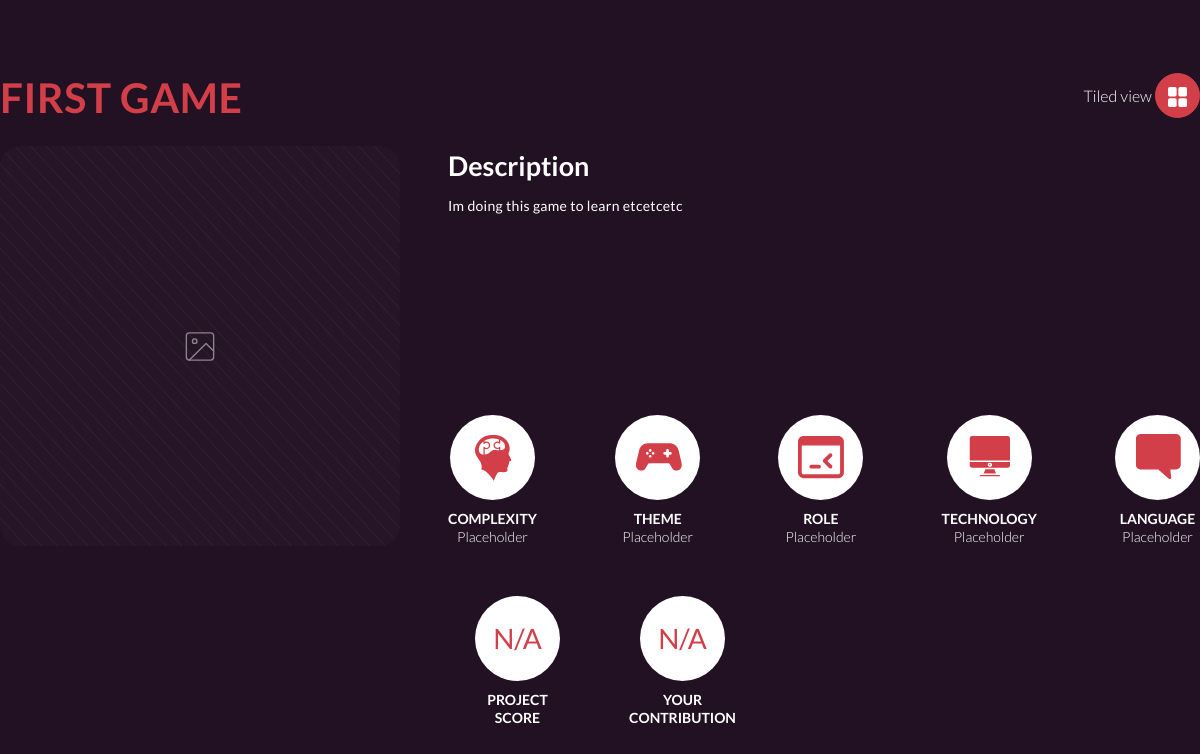
Page /project/1 on the earlier database version.
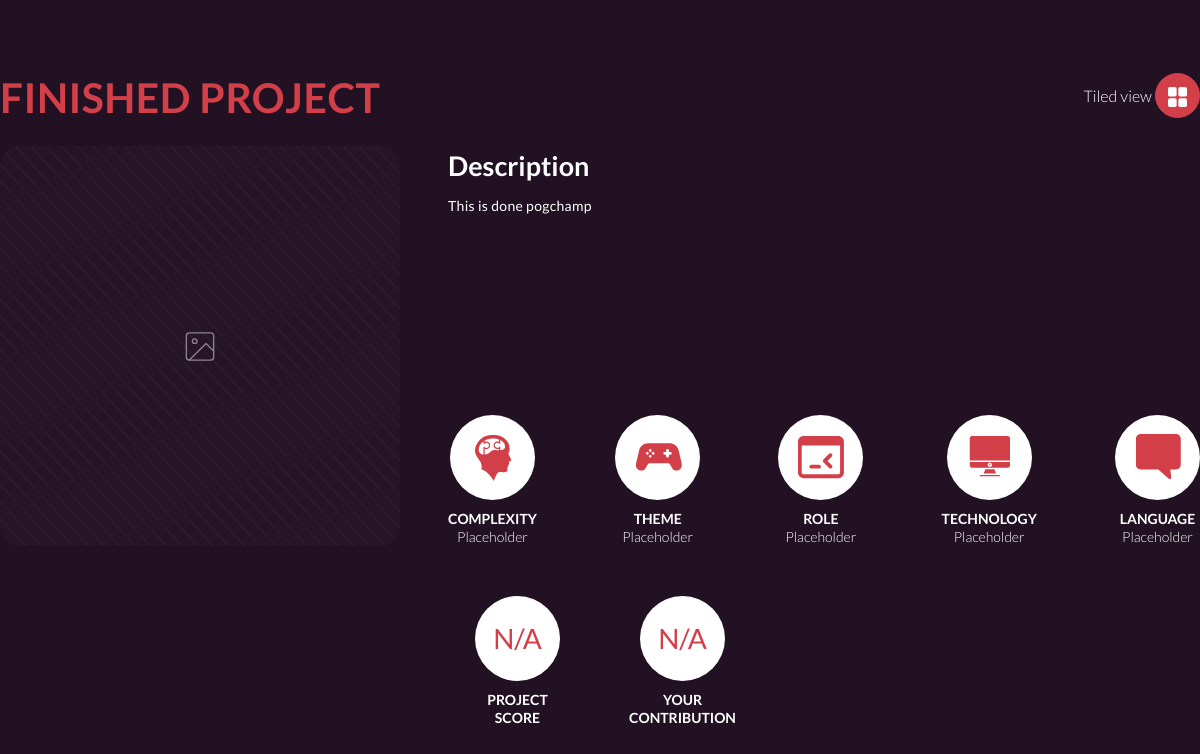
Same page on the later database version.
### matchcore/models.py (models this page shows, shortened)
class Project(models.Model):
    STATE = [
        ('O', 'Ongoing'),
        ('A', 'Archived'),
    ]
    title = models.CharField(max_length=50)
    small_description = models.CharField(max_length=100)
    big_description = models.CharField(max_length=1000)
    img = models.ImageField(upload_to='images/projects', default='')
    state = models.CharField(max_length=1, choices=STATE)
    tags = models.ManyToManyField(ProjectTag)
    participants = models.ManyToManyField(Person, through='ProjectParticipation')

### matchcore/views.py (the view)
# urls.py: path('project/<int:project_id>', views.project_page),
def project_page(request, project_id):
    current_project = Project.objects.get(id=project_id)
    context = {
        'current_project': current_project,
    }
    return render(request, 'matchcore/project_page.html', context)

### matchcore/templates/matchcore/project_page.html
{% extends "matchcore/layout_empty.html" %}
{% load static %}
{% block main %}
<div class="container project-view">
	<div class="h-100 d-flex flex-column justify-content-center">
		<div class="row mb-3">
			<div class="col px-0">
				<h1>{{current_project.title}}</h1>
			</div>
			<div class="col text-right px-0">
				<span class="align-middle tiled-button-text">Tiled view</span>
				<button class="tiled-button btn btn-primary">
					<img src="{% static 'matchcore/images/tiled.svg' %}">
				</button>
			</div>
		</div>
		<div class="row">
			<div class="col-4 mr-4 embed-responsive embed-responsive-1by1">
				<img class="project-picture embed-responsive-item" src="{% static 'matchcore/images/projects/placeholder_ppage.svg' %}">
			</div>
			<div class="col project-info ml-4">
				<div class="row"><h2>Description</h2></div>
				<div class="row project-long-desc pr-3 mb-5">
					<p>{{current_project.big_description}}</p>
				</div>
				<div class="row project-tags">
					<div class="tags-item">
						<div class="tags-circle"><img src="{% static 'matchcore/images/projects/tag-complexity.svg' %}"></div>
						<div class="tags-desc"><span class="tags-name">Complexity</span>Placeholder</div>
					</div>
					<div class="tags-item">
						<div class="tags-circle"><img src="{% static 'matchcore/images/projects/tag-theme.svg' %}"></div>
						<div class="tags-desc"><span class="tags-name">Theme</span>Placeholder</div>
					</div>
					<div class="tags-item">
						<div class="tags-circle"><img src="{% static 'matchcore/images/projects/tag-role.svg' %}"></div>
						<div class="tags-desc"><span class="tags-name">Role</span>Placeholder</div>
					</div>
					<div class="tags-item">
						<div class="tags-circle"><img src="{% static 'matchcore/images/projects/tag-technology.svg' %}"></div>
						<div class="tags-desc"><span class="tags-name">Technology</span>Placeholder</div>
					</div>
					<div class="tags-item">
						<div class="tags-circle"><img src="{% static 'matchcore/images/projects/tag-language.svg' %}"></div>
						<div class="tags-desc"><span class="tags-name">Language</span>Placeholder</div>
					</div>
				</div>
			</div>
		</div>
		<div class="row project-score">
			<div class="score-item">
				<div class="score-circle">N/A</div>
				<div class="score-desc">Project score</div>
			</div>
			<div class="score-item">
				<div class="score-circle">N/A</div>
				<div class="score-desc">Your contribution</div>
			</div>
		</div>
	</div>
</div>
{% endblock %}

### matchcore/templates/matchcore/layout_empty.html (shortened to what this page needs)
{% load static %}
<!DOCTYPE html>
<html lang="en">
  	<head>
	    <link rel="stylesheet" href="{% static 'matchcore/css/style.css' %}">
	</head>
	<body>
		{% block main %}
		{% endblock %}
	</body>
</html>

Differences in the rows shown:
changed Project: title "FIRST GAME" → "FINISHED PROJECT"; big_description "Im doing this game to learn etcetcetc" → "This is done pogchamp"
